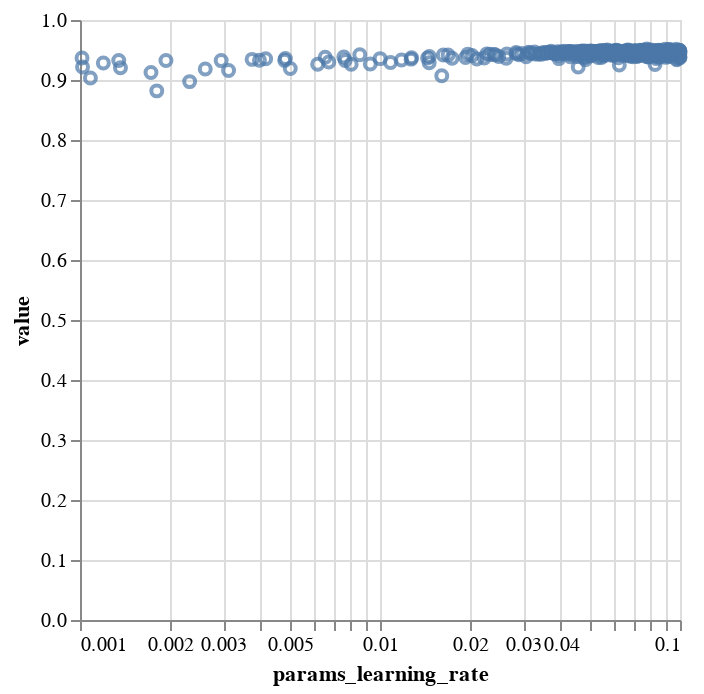

The notebook cell this image was saved under:
### Code cell
import altair as alt
alt.Chart(result).mark_point().encode(
    x=alt.X('params_learning_rate',scale=alt.Scale(type='log'))
    ,y='value'
)

### Figure 1 — Vega-Lite specification as saved in the notebook (floating-point values rounded to 4 significant figures; data arrays with more than 128 entries replaced by an {"elided": "..."} marker saying what was removed)
{"config": {"view": {"continuousWidth": 300, "continuousHeight": 300}}, "data": {"name": "data-14d16302af1e76f769cee2f7d1c77dd7"}, "mark": {"type": "point"}, "encoding": {"x": {"field": "params_learning_rate", "scale": {"type": "log"}, "type": "quantitative"}, "y": {"field": "value", "type": "quantitative"}}, "$schema": "https://vega.github.io/schema/vega-lite/v5.20.1.json", "datasets": {"data-14d16302af1e76f769cee2f7d1c77dd7": {"elided": "500 records"}}}
